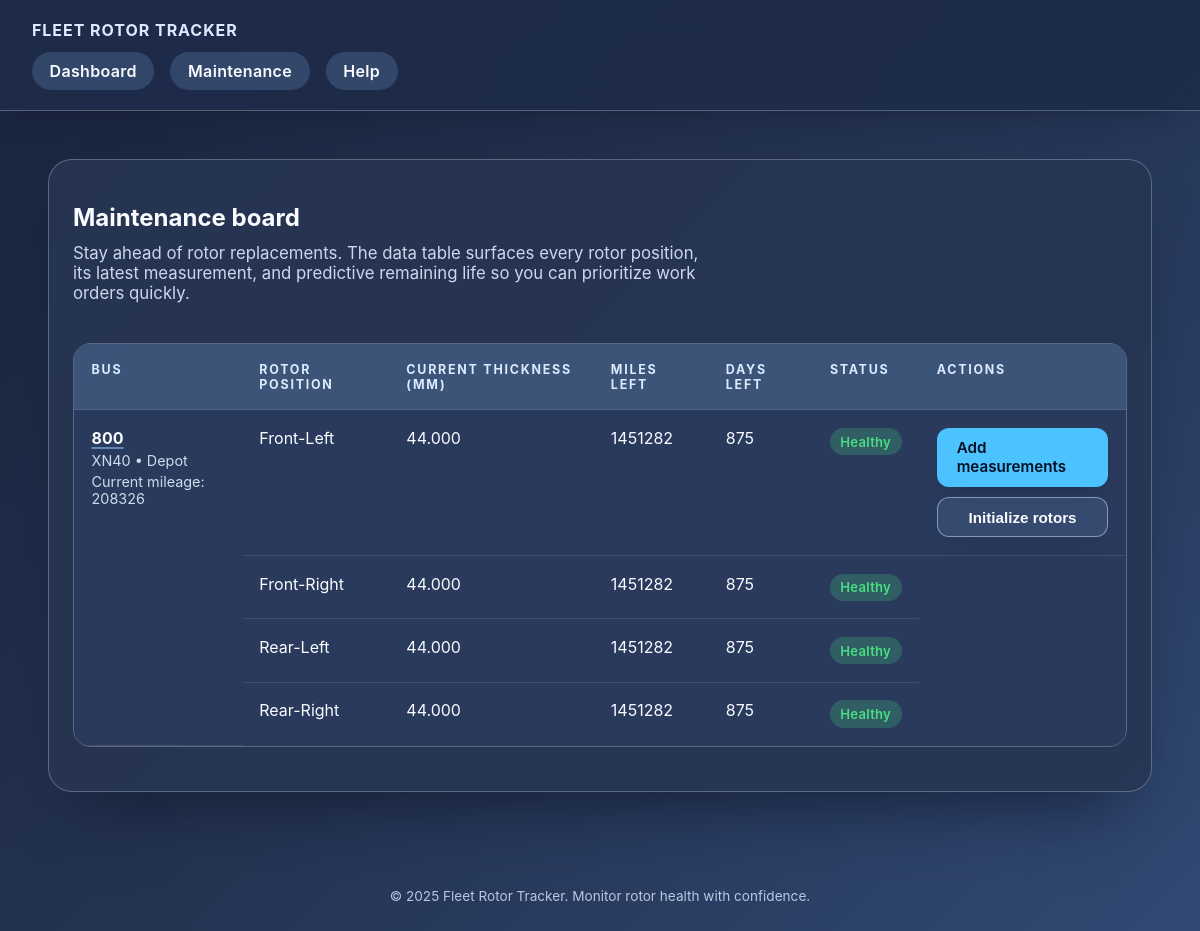
Screenshot of /maintenance/ with the database file from the repository.
### buses/models.py (models this page shows, shortened)
class Bus(models.Model):
    bus_number = models.CharField(max_length=50, unique=True)
    bus_type = models.CharField(max_length=100)
    location = models.CharField(max_length=200)
    current_mileage = models.PositiveIntegerField()
    is_articulating = models.BooleanField(default=False)
    min_rotor_thickness = models.DecimalField(max_digits=5, decimal_places=2)
    class Meta:
        ordering = ["bus_number"]

class RotorMeasurement(models.Model):
    bus = models.ForeignKey(
        Bus, related_name="rotor_measurements", on_delete=models.CASCADE
    )
    position = models.CharField(max_length=20)
    measurement_date = models.DateField()
    mileage_at_measurement = models.PositiveIntegerField()
    thickness_mm = models.DecimalField(max_digits=6, decimal_places=3)
    class Meta:
        ordering = ["measurement_date", "id"]
        unique_together = ("bus", "position", "measurement_date")

### buses/views.py (the view)
# urls.py: path('maintenance/', maintenance, name='maintenance'),
def maintenance(request: HttpRequest) -> HttpResponse:
    fleet_data = build_fleet_snapshot()
    return render(
        request,
        "maintenance.html",
        {
            "fleet_data": fleet_data,
        },
    )

### buses/services.py (called while the page is built)
def get_rotor_positions(bus: Bus) -> Sequence[str]:
    return ROTOR_POSITIONS_ARTICULATED if bus.is_articulating else ROTOR_POSITIONS_STANDARD

def _compute_daily_miles(measurements: Sequence[RotorMeasurement]) -> float | None:
    if len(measurements) < 2:
        return None
    first, last = measurements[0], measurements[-1]
    day_span = (last.measurement_date - first.measurement_date).days
    miles_span = last.mileage_at_measurement - first.mileage_at_measurement
    if day_span <= 0 or miles_span <= 0:
        return None
    return miles_span / day_span

def _group_measurements_by_position(
    bus: Bus,
) -> Dict[str, List[RotorMeasurement]]:
    grouped: Dict[str, List[RotorMeasurement]] = defaultdict(list)
    for measurement in bus.rotor_measurements.all():
        grouped[measurement.position].append(measurement)
    return grouped

def compute_rotor_details(bus: Bus) -> List[RotorStats]:
    grouped_measurements = _group_measurements_by_position(bus)
    rotor_details: List[RotorStats] = []
    for position in get_rotor_positions(bus):
        position_measurements = grouped_measurements.get(position, [])
        position_measurements.sort(key=lambda m: (m.measurement_date, m.id))
        stats = _compute_rotor_stats(bus, position_measurements)
        stats.position = position
        rotor_details.append(stats)
    return rotor_details

def build_fleet_snapshot() -> List[BusMaintenanceSnapshot]:
    buses = (
        Bus.objects.prefetch_related(
            Prefetch(
                "rotor_measurements",
                queryset=RotorMeasurement.objects.order_by(
                    "position", "measurement_date", "id"
                ),
            )
        )
        .all()
        .order_by("bus_number")
    )
    fleet: List[BusMaintenanceSnapshot] = []
    for bus in buses:
        rotor_details = compute_rotor_details(bus)
        alerts = [
            f"{detail.position} rotor due soon"
            for detail in rotor_details
            if detail.alert
        ]
        fleet.append(
            BusMaintenanceSnapshot(bus=bus, rotor_details=rotor_details, alerts=alerts)
        )
    return fleet

### templates/maintenance.html (shortened to what this page needs)
{% extends 'base.html' %}
{% block content %}
<section class="page-heading">
    <div class="context">
        <h1>Maintenance board</h1>
        <p>Stay ahead of rotor replacements. The data table surfaces every rotor position, its latest measurement, and predictive remaining life so you can prioritize work orders quickly.</p>
    </div>
</section>
<div class="table-wrapper">
    <table class="data-table" role="grid">
        <thead>
            <tr>
                <th scope="col">Bus</th>
                <th scope="col">Rotor position</th>
                <th scope="col">Current thickness (mm)</th>
                <th scope="col">Miles left</th>
                <th scope="col">Days left</th>
                <th scope="col">Status</th>
                <th scope="col">Actions</th>
            </tr>
        </thead>
        <tbody>
            {% for bus_data in fleet_data %}
                {% with rotor_count=bus_data.rotor_details|length %}
                    {% if rotor_count == 0 %}
                        <tr id="bus-{{ bus_data.bus.id }}">
                            <td data-label="Bus">
                                <div class="bus-info">
                                    <strong>{{ bus_data.bus.bus_number }}</strong>
                                    <p>{{ bus_data.bus.bus_type }} &bull; {{ bus_data.bus.location }}</p>
                                    <p>Current mileage: {{ bus_data.bus.current_mileage }}</p>
                                </div>
                            </td>
                            <td colspan="5" style="text-align:center;">No rotor measurements yet.</td>
                            <td class="table-actions">
                                <a class="button" href="{% url 'add_rotors' bus_data.bus.id %}">Add measurements</a>
                            </td>
                        </tr>
                    {% else %}
                        {% for detail in bus_data.rotor_details %}
                            <tr id="bus-{{ bus_data.bus.id }}" class="bus-row">
                                {% if forloop.first %}
                                    <td data-label="Bus" rowspan="{{ rotor_count }}">
                                        <div class="bus-info">
                                            <button
                                                type="button"
                                                class="bus-number-trigger"
                                                data-bus-id="{{ bus_data.bus.id }}"
                                                aria-haspopup="dialog"
                                                aria-controls="rotor-life-modal"
                                            >
                                                {{ bus_data.bus.bus_number }}
                                            </button>
                                            <p>{{ bus_data.bus.bus_type }} &bull; {{ bus_data.bus.location }}</p>
                                            <p>Current mileage: {{ bus_data.bus.current_mileage }}</p>
                                        </div>
                                    </td>
                                {% endif %}
                                <td data-label="Rotor position">{{ detail.position }}</td>
                                <td data-label="Current thickness">
                                    {% if detail.current_thickness %}
                                        {{ detail.current_thickness|floatformat:3 }}
                                    {% else %}
                                        &mdash;
                                    {% endif %}
                                </td>
                                <td data-label="Miles left">
                                    {% if detail.miles_left is not None %}
                                        {{ detail.miles_left }}
                                    {% else %}
                                        &mdash;
                                    {% endif %}
                                </td>
                                <td data-label="Days left">
                                    {% if detail.days_left is not None %}
                                        {{ detail.days_left }}
                                    {% else %}
                                        &mdash;
                                    {% endif %}
                                </td>
                                <td data-label="Status">
                                    {% if not detail.current_thickness %}
                                        <span class="status-badge status-missing">Needs data</span>
                                    {% elif detail.alert %}
                                        <span class="status-badge status-alert">Attention</span>
                                    {% else %}
                                        <span class="status-badge status-ok">Healthy</span>
                                    {% endif %}
                                </td>
                                {% if forloop.first %}
                                    <td data-label="Actions" rowspan="{{ rotor_count }}" class="table-actions">
                                        <div class="bus-actions">
                                            <a class="button" href="{% url 'add_rotors' bus_data.bus.id %}">Add measurements</a>
                                            <form class="inline" method="post" action="{% url 'new_rotors' %}">
                                                <button type="submit" class="button secondary">Initialize rotors</button>
                                            </form>
                                        </div>
                                    </td>
                                {% endif %}
                            </tr>
                        {% endfor %}
                    {% endif %}
                {% endwith %}
            {% empty %}
                <tr>
                    <td colspan="7" style="text-align:center; padding: 2rem;">No buses to display.</td>
                </tr>
            {% endfor %}
        </tbody>
    </table>
</div>
{% endblock %}

### templates/base.html (shortened to what this page needs)
<!DOCTYPE html>
<html lang="en">
<head>
</head>
<body>
    <header>
        <div class="brand">Fleet Rotor Tracker</div>
        <nav>
            <a href="{% url 'home' %}">Dashboard</a>
            <a href="{% url 'maintenance' %}">Maintenance</a>
            <details class="toolbar-help">
                <summary>Help</summary>
            </details>
        </nav>
    </header>
    <main>
        {% block content %}{% endblock %}
    </main>
    <footer>
        &copy; {% now "Y" %} Fleet Rotor Tracker. Monitor rotor health with confidence.
    </footer>
</body>
</html>

### templates/maintenance.html (style rules this page uses)
.bus-number-trigger { display: inline-flex; align-items: center; gap: 0.4rem; border: none; background: none; color: inherit; font: inherit; font-weight: 700; cursor: pointer; padding: 0; text-decoration: underline; text-decoration-color: rgba(148, 197, 255, 0.55); text-decoration-thickness: 2px; text-underline-offset: 0.18em; }

### rows the page displays
Bus: bus.bus_number "800", bus.bus_type "XN40", bus.location "Depot", bus.current_mileage "208326"
RotorMeasurement: current_thickness "44.000"
RotorMeasurement: current_thickness "44.000"
RotorMeasurement: current_thickness "44.000"
RotorMeasurement: current_thickness "44.000"

### other values shown
{{ detail.position }} "Front-Left" "Front-Right" "Rear-Left" "Rear-Right"
{{ detail.miles_left }} "1451282" "1451282" "1451282" "1451282"
{{ detail.days_left }} "875" "875" "875" "875"
